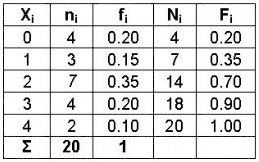
#> input picture Matrix_Reader/Imagenes_Pruebas/Imagen_pruebas5.PNG, 259 x 162 px, found by its file name
$ python prueba.py
#> lines starting #> are read from the running program, lines starting #| are printed output that depends on the picture; after the words box and inside, x2 and y2 are one past the last pixel; in counts of white or black regions, pixels touching at a corner belong together
import cv2
import os
import pytesseract
import numpy as np

#  Ruta de la imagen
folder_path = os.path.join('Matrix_Reader', 'Imagenes_Pruebas')
image_name = 'Imagen_pruebas5.png'
image_path = os.path.join(folder_path, image_name)


#  Cargar la imagen y establecerla en escalas de grices
img = cv2.imread(image_path)
#> img is the input picture: shape (162, 259, 3); min 0, max 255, mean 222.7
img_gray = cv2.cvtColor(img, cv2.COLOR_BGR2GRAY)


#  Extraemos los contornos o umbralizamos la imagen (thresholding)
_, img_binary_otsu = cv2.threshold(255-img_gray, 128,255, cv2.THRESH_BINARY | cv2.THRESH_OTSU)
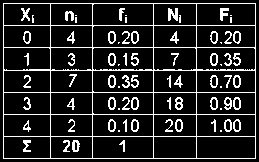
#> img_binary_otsu: shape (162, 259); 14.3% white in thin lines or dots
#  Invertimos la imagen con 255-img_blur


#  Extraemos las lineas verticales
#  Kernel para la detección de lineas
vertical_kernel = cv2.getStructuringElement(cv2.MORPH_RECT, (1, np.array(img).shape[1] // 30))
#> vertical_kernel = [1, 1, 1, 1, 1, 1, 1, 1]
#  Aplicamos erosión y dilatación, para la separación de pixeles unidos y resaltar los que no
eroded_img = cv2.erode(img_binary_otsu, vertical_kernel, iterations=3)
#> eroded_img: shape (162, 259); 1.9% white in thin lines or dots, all inside (x1, y1, x2, y2) = (3, 15, 256, 150)
vertical_lines = cv2.dilate(eroded_img, vertical_kernel, iterations=3)
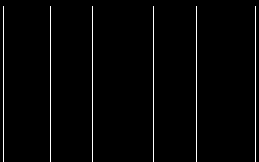
#> vertical_lines: shape (162, 259); 2.2% white in thin lines or dots


#  Extraemos las líneas horizontales
#  Proceso analogo al de la la líneas verticales
horizontal_kernel = cv2.getStructuringElement(cv2.MORPH_RECT, (np.array(img).shape[1] // 30, 1))
eroded_img2 = cv2.erode(img_binary_otsu, horizontal_kernel, iterations=3)
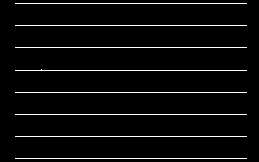
#> eroded_img2: shape (162, 259); 4.4% white in thin lines or dots, all inside (x1, y1, x2, y2) = (15, 3, 247, 159)
horizontal_lines = cv2.dilate(eroded_img2, horizontal_kernel, iterations=3)
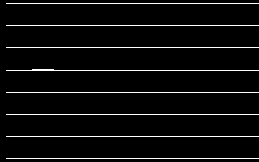
#> horizontal_lines: shape (162, 259); 4.9% white in thin lines or dots


#  Combinamos las lineas veticales y horizontales
kernel = cv2.getStructuringElement(cv2.MORPH_RECT, (2, 2))
vertical_horizontal_lines = cv2.addWeighted(vertical_lines, 0.5, horizontal_lines, 0.5, 0.0)
vertical_horizontal_lines = cv2.erode(~vertical_horizontal_lines, kernel, iterations=2)
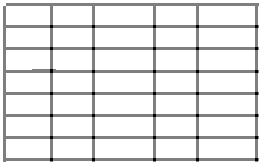
#> vertical_horizontal_lines: shape (162, 259); min 0, max 255, mean 227.8

_, vertical_horizontal_lines = cv2.threshold(vertical_horizontal_lines,128,255, cv2.THRESH_BINARY | cv2.THRESH_OTSU)
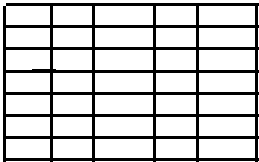
#> vertical_horizontal_lines: shape (162, 259); 79.5% white; 1 black region, box (x1, y1, x2, y2) and area: (3, 3, 259, 162) 8586
b_img = cv2.bitwise_not(cv2.bitwise_xor(img_gray, vertical_horizontal_lines))
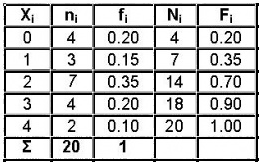
#> b_img: shape (162, 259); min 0, max 255, mean 199.2


cv2.imshow('', vertical_horizontal_lines)
cv2.waitKey(0)
cv2.destroyAllWindows()

$ run again, with Matrix_Reader/Imagenes_Pruebas/Imagen_pruebas2.png copied over Matrix_Reader/Imagenes_Pruebas/Imagen_pruebas5.PNG
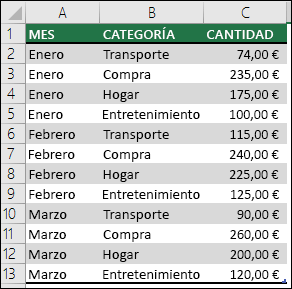
#> input picture Matrix_Reader/Imagenes_Pruebas/Imagen_pruebas2.png, 292 x 289 px, found by its file name
#> img is the input picture: shape (289, 292, 3); mean B, G, R 205.6, 207.8, 203.8
#> `_, img_binary_otsu = cv2.threshold(255-img_gray, 128,255, cv2.THRESH_B..`:
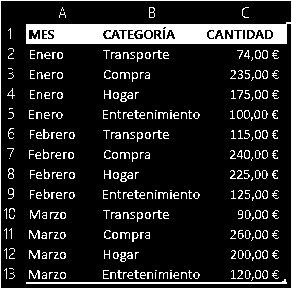
#> img_binary_otsu: shape (289, 292); 14.1% white; 295 white regions (111 under 20 px), largest, box (x1, y1, x2, y2) and area: (0, 0, 292, 289) 5569, (26, 279, 287, 284) 530, (29, 250, 40, 259) 50
#> eroded_img: shape (289, 292); 0.68% white in thin lines or dots
#> eroded_img2: shape (289, 292); 4.7% white; 4 white regions, box (x1, y1, x2, y2) and area: (38, 24, 275, 44) 2889, (38, 282, 275, 284) 474, (0, 0, 292, 1) 292, (0, 288, 292, 289) 292
#> horizontal_lines: shape (289, 292); 5.6% white; 4 white regions, box (x1, y1, x2, y2) and area: (26, 24, 287, 44) 3633, (26, 282, 287, 284) 522, (0, 0, 292, 1) 292, (0, 288, 292, 289) 292
#> `b_img = cv2.bitwise_not(cv2.bitwise_xor(img_gray, vertical_horizontal_..`:
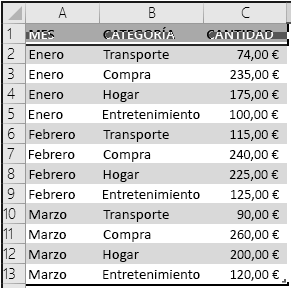
#> b_img: shape (289, 292); min 0, max 255, mean 210.1

$ run again, with Matrix_Reader/Imagenes_Pruebas/Imagen_pruebas3.png copied over Matrix_Reader/Imagenes_Pruebas/Imagen_pruebas5.PNG
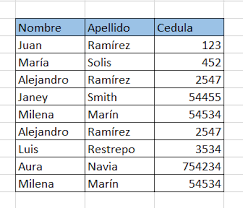
#> input picture Matrix_Reader/Imagenes_Pruebas/Imagen_pruebas3.png, 243 x 208 px, found by its file name
#> img is the input picture: shape (208, 243, 3); mean B, G, R 233.5, 231, 228.8
#> `_, img_binary_otsu = cv2.threshold(255-img_gray, 128,255, cv2.THRESH_B..`:
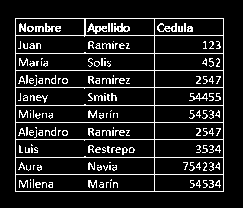
#> img_binary_otsu: shape (208, 243); 11.8% white in thin lines or dots, all inside (x1, y1, x2, y2) = (15, 18, 224, 192)
#> eroded_img: shape (208, 243); 0.91% white in thin lines or dots, all inside (x1, y1, x2, y2) = (15, 30, 224, 183)
#> vertical_lines: shape (208, 243); 1% white in thin lines or dots, all inside (x1, y1, x2, y2) = (15, 21, 224, 195)
#> eroded_img2: shape (208, 243); 4.1% white in thin lines or dots, all inside (x1, y1, x2, y2) = (27, 18, 215, 192)
#> horizontal_lines: shape (208, 243); 4.5% white in thin lines or dots, all inside (x1, y1, x2, y2) = (18, 18, 227, 192)
#> `b_img = cv2.bitwise_not(cv2.bitwise_xor(img_gray, vertical_horizontal_..`:
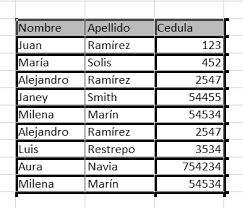
#> b_img: shape (208, 243); min 0, max 255, mean 206.3

$ run again, with Matrix_Reader/Imagenes_Pruebas/Imagen_pruebas4.PNG copied over Matrix_Reader/Imagenes_Pruebas/Imagen_pruebas5.PNG
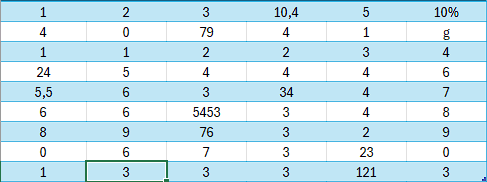
#> input picture Matrix_Reader/Imagenes_Pruebas/Imagen_pruebas4.PNG, 487 x 182 px, found by its file name
#> img is the input picture: shape (182, 487, 3); mean B, G, R 242.2, 232.1, 206.2
#> img_binary_otsu: shape (182, 487); 9% white in thin lines or dots
#> eroded_img: shape (182, 487); 0.41% white in thin lines or dots
#> eroded_img2: shape (182, 487); 6% white in thin lines or dots
#> horizontal_lines: shape (182, 487); 6.1% white in thin lines or dots
#> `b_img = cv2.bitwise_not(cv2.bitwise_xor(img_gray, vertical_horizontal_..`:
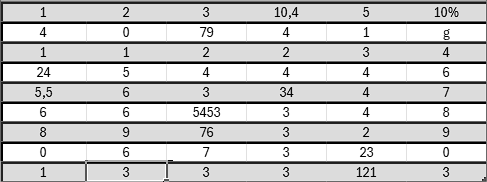
#> b_img: shape (182, 487); min 0, max 255, mean 201.2
